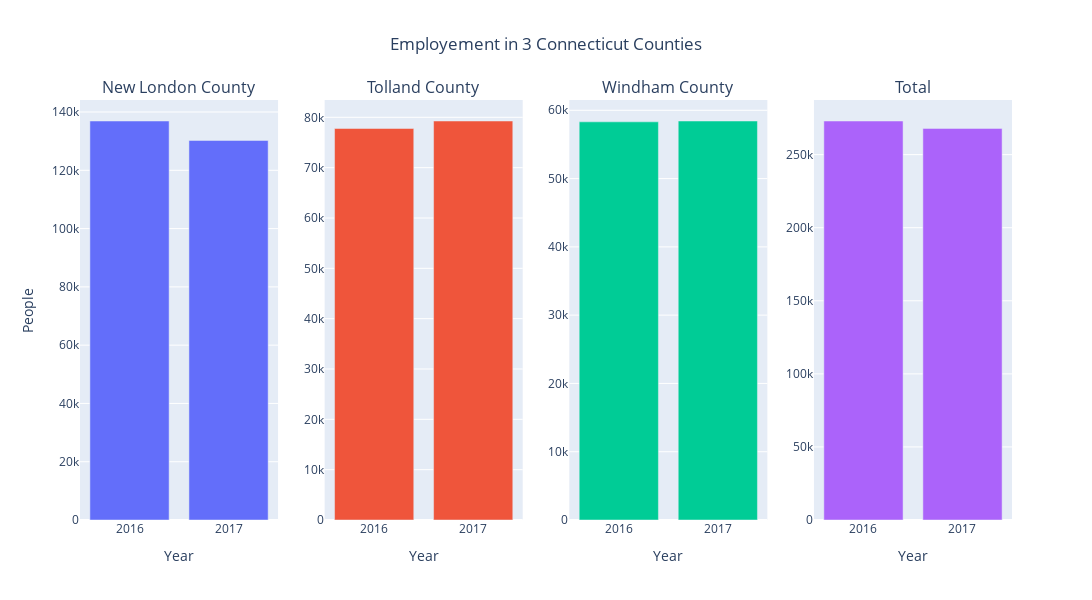

This figure's notebook cell:
### Code cell
from plotly.subplots import make_subplots
import plotly.graph_objects as go
fig = make_subplots(rows=1, cols=4, subplot_titles = ['New London County', 'Tolland County', 'Windham County', 'Total'])
fig.add_trace(go.Bar(x=subset5["Years"],y=subset5["Employed"]), row=1, col=1)
fig.add_trace(go.Bar(x=subset6["Years"],y=subset6["Employed"]), row=1, col=2)
fig.add_trace(go.Bar(x=subset7["Years"],y=subset7["Employed"]), row=1, col=3)
fig.add_trace(go.Bar(x=df10["Years"],y=df10["Employed"]), row=1, col=4)
fig.update_layout(xaxis_title='Year', xaxis2_title='Year', xaxis3_title='Year',xaxis4_title='Year', yaxis_title='People')
fig.update_layout(xaxis={'nticks': 3}, xaxis2={'nticks': 3},xaxis3={'nticks': 3}, xaxis4={'nticks': 3})
fig.update_layout(height=600, width=1100, title_text="Employement in 3 Connecticut Counties", title_x=0.5, showlegend=False)
fig.show()

### Figure 1 — Plotly figure (JSON) as saved in the notebook; plotly's stock layout.template omitted (floating-point values rounded to 4 significant figures)
{"data": [{"type": "bar", "x": [2016, 2017], "xaxis": "x", "y": [136922, 130248], "yaxis": "y"}, {"type": "bar", "x": [2016, 2017], "xaxis": "x2", "y": [77785, 79269], "yaxis": "y2"}, {"type": "bar", "x": [2016, 2017], "xaxis": "x3", "y": [58310, 58432], "yaxis": "y3"}, {"type": "bar", "x": [2016, 2017], "xaxis": "x4", "y": [273017, 267949], "yaxis": "y4"}], "layout": {"annotations": [{"font": {"size": 16}, "showarrow": false, "text": "New London County", "x": 0.1062, "xanchor": "center", "xref": "paper", "y": 1, "yanchor": "bottom", "yref": "paper"}, {"font": {"size": 16}, "showarrow": false, "text": "Tolland County", "x": 0.3688, "xanchor": "center", "xref": "paper", "y": 1, "yanchor": "bottom", "yref": "paper"}, {"font": {"size": 16}, "showarrow": false, "text": "Windham County", "x": 0.6313, "xanchor": "center", "xref": "paper", "y": 1, "yanchor": "bottom", "yref": "paper"}, {"font": {"size": 16}, "showarrow": false, "text": "Total", "x": 0.8938, "xanchor": "center", "xref": "paper", "y": 1, "yanchor": "bottom", "yref": "paper"}], "height": 600, "showlegend": false, "title": {"text": "Employement in 3 Connecticut Counties", "x": 0.5}, "width": 1100, "xaxis": {"anchor": "y", "domain": [0, 0.2125], "nticks": 3, "title": {"text": "Year"}}, "xaxis2": {"anchor": "y2", "domain": [0.2625, 0.475], "nticks": 3, "title": {"text": "Year"}}, "xaxis3": {"anchor": "y3", "domain": [0.525, 0.7375], "nticks": 3, "title": {"text": "Year"}}, "xaxis4": {"anchor": "y4", "domain": [0.7875, 1], "nticks": 3, "title": {"text": "Year"}}, "yaxis": {"anchor": "x", "domain": [0, 1], "title": {"text": "People"}}, "yaxis2": {"anchor": "x2", "domain": [0, 1]}, "yaxis3": {"anchor": "x3", "domain": [0, 1]}, "yaxis4": {"anchor": "x4", "domain": [0, 1]}}}
